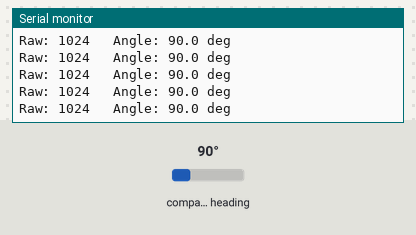
Bench run of a sketch on a simulated Arduino Uno, built with avr-gcc and run on an emulated ATmega328P. Parts: the last lines printed to the serial monitor. Wiring (inferred from the names in the program): AS5600 angle sensor at I2C address 0x36. Inputs (shaded band) come from the test bench; at power-on: compass heading 90°.

Above: at 1.3 s.
1.4 s: compass heading set to 7°
At 1.42 s:
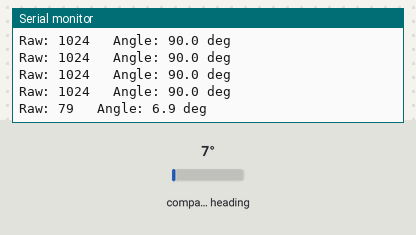
2.9 s: compass heading set to 180°
At 2.94 s:
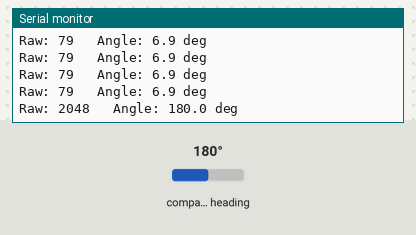
Timing chart, 0 to 5.9 s (numbered marks = the images above; inputs shaded):
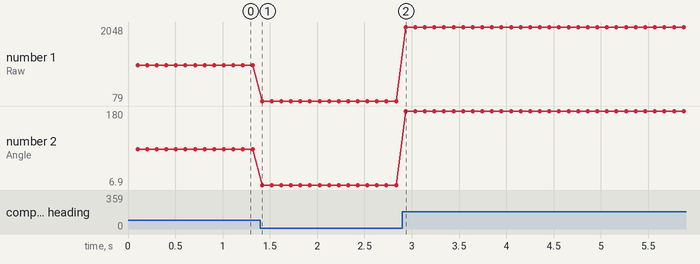

Measured:
- after the input at 1.4 s, the serial monitor: prints a new line at once (image 1)
- after the input at 2.9 s, the serial monitor: prints a new line at once (image 2)
- plotted number 1: 1024 → 79 after the input at 1.4 s, 79 → 2048 after the input at 2.9 s
- plotted number 2: 90 → 6.9 after the input at 1.4 s, 6.9 → 180 after the input at 2.9 s

The sketch:

example.ino
```cpp
// Read AS5600 status and the 12-bit raw angle over I2C using the Arduino/Wire library and print results to Serial.
//
// Buy this module: https://shillehtek.com/products/as5600-magnetic-encoder-pre-soldered-module
// Full manual: https://shillehtek.com/blogs/shillehtek-product-manuals/as5600-magnetic-encoder-pre-soldered-module-manual
// More examples: https://github.com/shillehbean/shillehtek-examples
//

// AS5600 magnetic encoder - read the angle over I2C (no library needed)
// Uno/Nano: SDA = A4, SCL = A5 through a 3.3 V level converter, VCC = 3.3V
// ESP32:    SDA = GPIO 21, SCL = GPIO 22, VCC = 3V3 (direct)
#include <Wire.h>

const uint8_t AS5600_ADDR   = 0x36;
const uint8_t REG_STATUS    = 0x0B;   // bit 5 = magnet detected, bit 4 = too weak, bit 3 = too strong
const uint8_t REG_RAW_ANGLE = 0x0C;   // 12-bit raw angle, high byte first

// Reads 1 or 2 bytes starting at reg. Returns -1 if the sensor does not answer.
int readRegister(uint8_t reg, uint8_t count) {
  Wire.beginTransmission(AS5600_ADDR);
  Wire.write(reg);
  if (Wire.endTransmission(false) != 0) return -1;
  Wire.requestFrom((int)AS5600_ADDR, (int)count);
  if (Wire.available() < count) return -1;
  int value = 0;
  for (uint8_t i = 0; i < count; i++) {
    value = (value << 8) | Wire.read();
  }
  return value;
}

void setup() {
  Serial.begin(115200);
  Wire.begin();
  delay(100);

  int status = readRegister(REG_STATUS, 1);
  if (status < 0) {
    Serial.println("AS5600 not found - check wiring and 3.3 V power");
    while (true) { delay(1000); }
  }
  if (!(status & 0x20)) Serial.println("No magnet detected - center it over the chip");
  if (status & 0x10)    Serial.println("Magnet too weak - move it closer");
  if (status & 0x08)    Serial.println("Magnet too strong - move it away");
}

void loop() {
  int raw = readRegister(REG_RAW_ANGLE, 2);
  if (raw >= 0) {
    raw &= 0x0FFF;                          // keep the 12 valid bits
    float degrees = raw * 360.0 / 4096.0;   // 4096 steps per turn
    Serial.print("Raw: ");
    Serial.print(raw);
    Serial.print("   Angle: ");
    Serial.print(degrees, 1);
    Serial.println(" deg");
  }
  delay(100);
}
```
